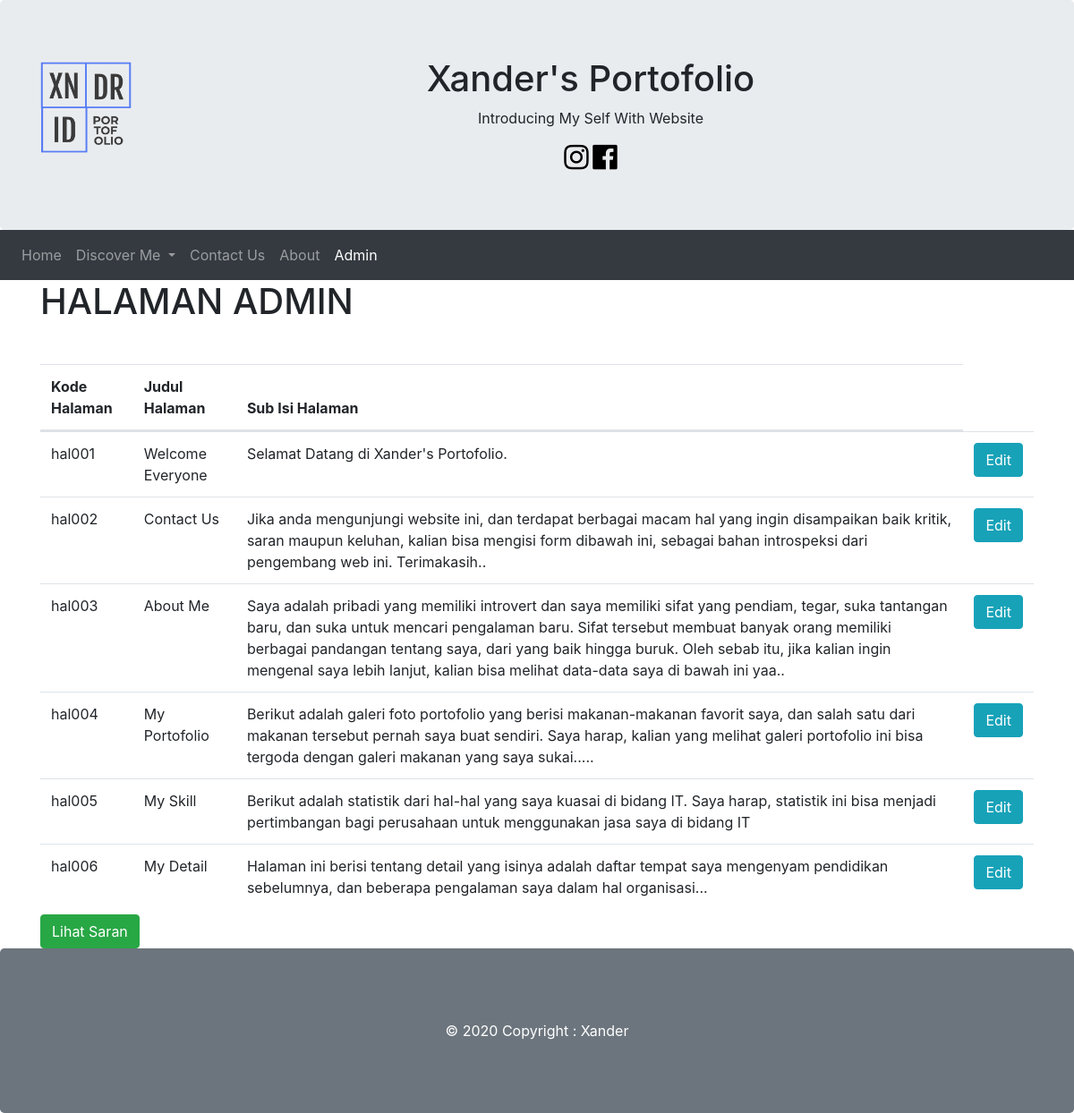
The app's page /admin.php with its own data.
### tables this page shows
CREATE TABLE `halaman` (
  `kode_hlmn` varchar(10) NOT NULL,
  `judul_hlmn` varchar(255) NOT NULL,
  `isi_hlmn` text NOT NULL
);

### admin.php (the view, shortened to what this page needs)
<!DOCTYPE html>
<html lang="en">
<head>
     <link rel="stylesheet" href="https://stackpath.bootstrapcdn.com/bootstrap/4.5.2/css/bootstrap.min.css">
     <link rel="stylesheet" href="https://cdn.datatables.net/1.10.22/css/dataTables.bootstrap4.min.css">
     <link rel="stylesheet" href="https://maxcdn.bootstrapcdn.com/font-awesome/4.4.0/css/font-awesome.min.css">
</head>
<body>
    <?php
      include_once "koneksi.php";
    ?>
    <div class="jumbotron text-center" style="margin-bottom:0">
        <img src="images/logo.png" class="float-left pr-6 pl-2 pb-3" width=120px>
        <h1>Xander's Portofolio</h1>
        <p>Introducing My Self With Website</p>
        <a href="https://instagram.com/alexndrmgw"><i class="fa fa-instagram fa-2x" style="color: black"></i></a>
        <a href="https://facebook.com"><i class="fa fa-facebook-official fa-2x" style="color: black"></i></a>
    </div>
    <nav class="navbar navbar-expand-sm bg-dark navbar-dark">
        <ul class="navbar-nav">
            <li class="nav-item">
                <a class="nav-link" href="home.php">Home</a>
            </li>
            <li class="nav-item dropdown">
              <a class="nav-link dropdown-toggle" href="#" id="navbardrop" data-toggle="dropdown">
                Discover Me
              </a>
            </li>
            <li class="nav-item">
                <a class="nav-link" href="contact.php">Contact Us</a>
            </li>
            <li class="nav-item">
              <a class="nav-link" href="about.php">About</a>
            </li>
            <li class="nav-item active">
              <a class="nav-link" href="admin.php">Admin</a>
            </li>
        </ul>
    </nav>
    <div class="container">
      <div class="row">
        <div class="col-md-12">
        <h1>HALAMAN ADMIN</h1>
        </div>
      </div>
      <div class="row">
        <div class="col-md-12">
        <table id="listtable" class="table table-striped">
          <thead>
            <tr>
              <th>Kode Halaman </th>
              <th>Judul Halaman</th>
              <th>Sub Isi Halaman</th>
            </tr>
          </thead>
          <tbody>
    <?php
    $strSQL = "SELECT * FROM halaman";
    $runStrSQL = mysqli_query($conn,$strSQL);
    $jmlRowData = mysqli_num_rows($runStrSQL);
    if ($jmlRowData < 0) {
      echo "<tr><td colspan='4'>Data Tidak Terdapat Dalam Database</td></tr>";
    }
    else {
      while($row = mysqli_fetch_assoc($runStrSQL)) {
    ?>
            <tr>
              <td><?php echo $row["kode_hlmn"] ?></td>
              <td><?php echo $row["judul_hlmn"] ?></td>
              <td><?php echo $row["isi_hlmn"] ?></td>
              <td>
                <a href="edit_admin.php?kode_hlmn=<?php echo $row["kode_hlmn"] ?>" class="btn btn-info">Edit</a>
              </td>
            </tr>
    <?php
      }
    }
    ?>
          </tbody>
        </table>
        <a href="lihat_kontak.php" class="btn btn-success">Lihat Saran</a>
        </div>
      </div>
    </div>
    <?php
      include_once "footer.php";
    ?>
</body>
</html>

### records on screen
halaman: kode_hlmn "hal001", judul_hlmn "Welcome Everyone", isi_hlmn "Selamat Datang di Xander's Portofolio."
halaman: kode_hlmn "hal002", judul_hlmn "Contact Us", isi_hlmn "Jika anda mengunjungi website ini, dan terdapat berbagai macam hal yang ingin disampaikan baik kritik, saran maupun keluhan, kalian bisa mengisi form dibawah ini, sebagai bahan introspeksi dari pengembang web ini. Terimakasih.."
halaman: kode_hlmn "hal003", judul_hlmn "About Me", isi_hlmn "Saya adalah pribadi yang memiliki introvert dan saya memiliki sifat yang pendiam, tegar, suka tantangan baru, dan suka untuk mencari pengalaman baru. Sifat tersebut membuat banyak orang memiliki berbagai pandangan tentang saya, dari yang baik hingga buruk. Oleh sebab itu, jika kalian ingin mengenal saya lebih lanjut, kalian bisa melihat data-data saya di bawah ini yaa.."
halaman: kode_hlmn "hal004", judul_hlmn "My Portofolio", isi_hlmn "Berikut adalah galeri foto portofolio yang berisi makanan-makanan favorit saya, dan salah satu dari makanan tersebut pernah saya buat sendiri. Saya harap, kalian yang melihat galeri portofolio ini bisa tergoda dengan galeri makanan yang saya sukai....."
halaman: kode_hlmn "hal005", judul_hlmn "My Skill", isi_hlmn "Berikut adalah statistik dari hal-hal yang saya kuasai di bidang IT. Saya harap, statistik ini bisa menjadi pertimbangan bagi perusahaan untuk menggunakan jasa saya di bidang IT"
halaman: kode_hlmn "hal006", judul_hlmn "My Detail", isi_hlmn "Halaman ini berisi tentang detail yang isinya adalah daftar tempat saya mengenyam pendidikan sebelumnya, dan beberapa pengalaman saya dalam hal organisasi..."
